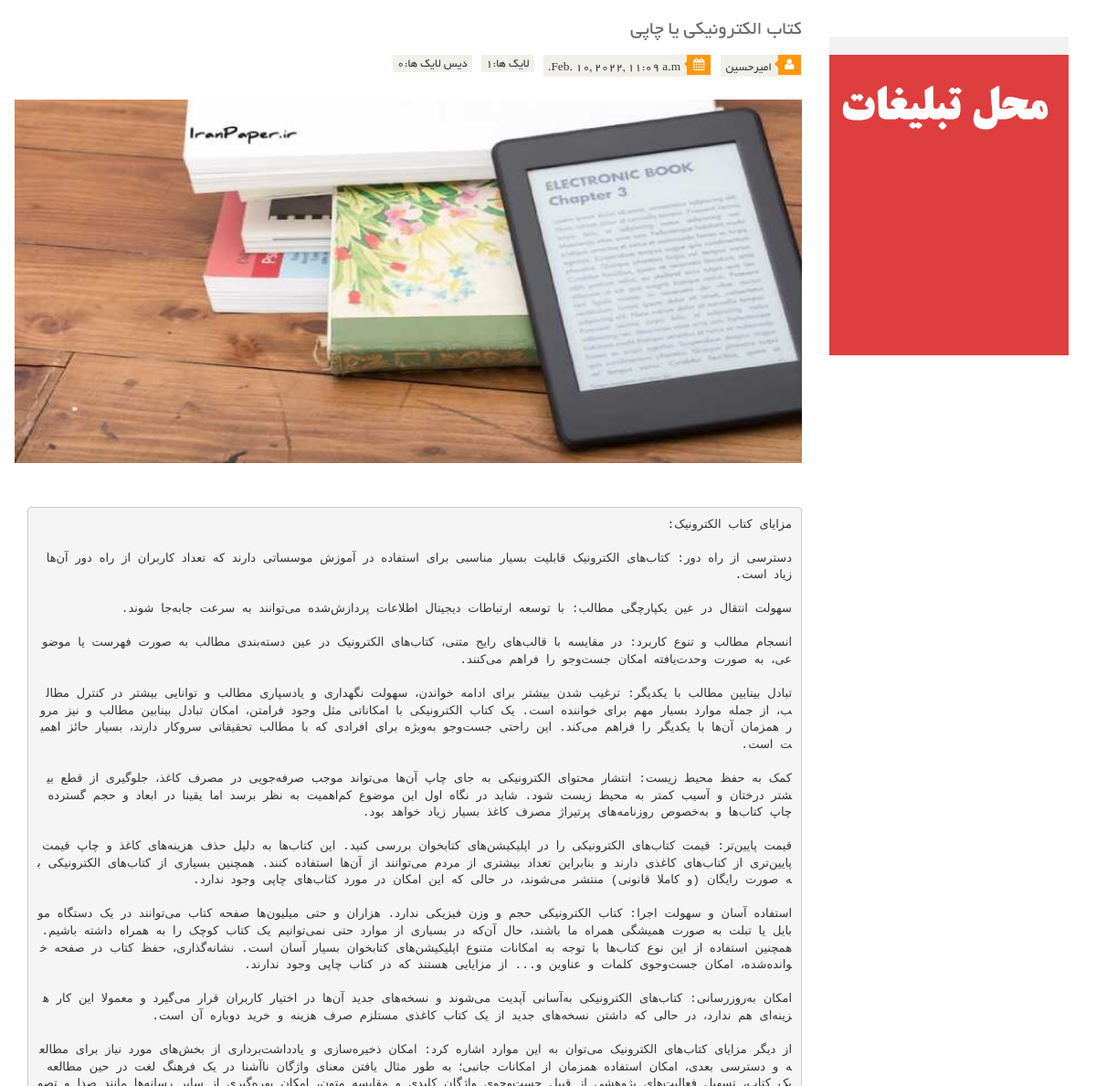
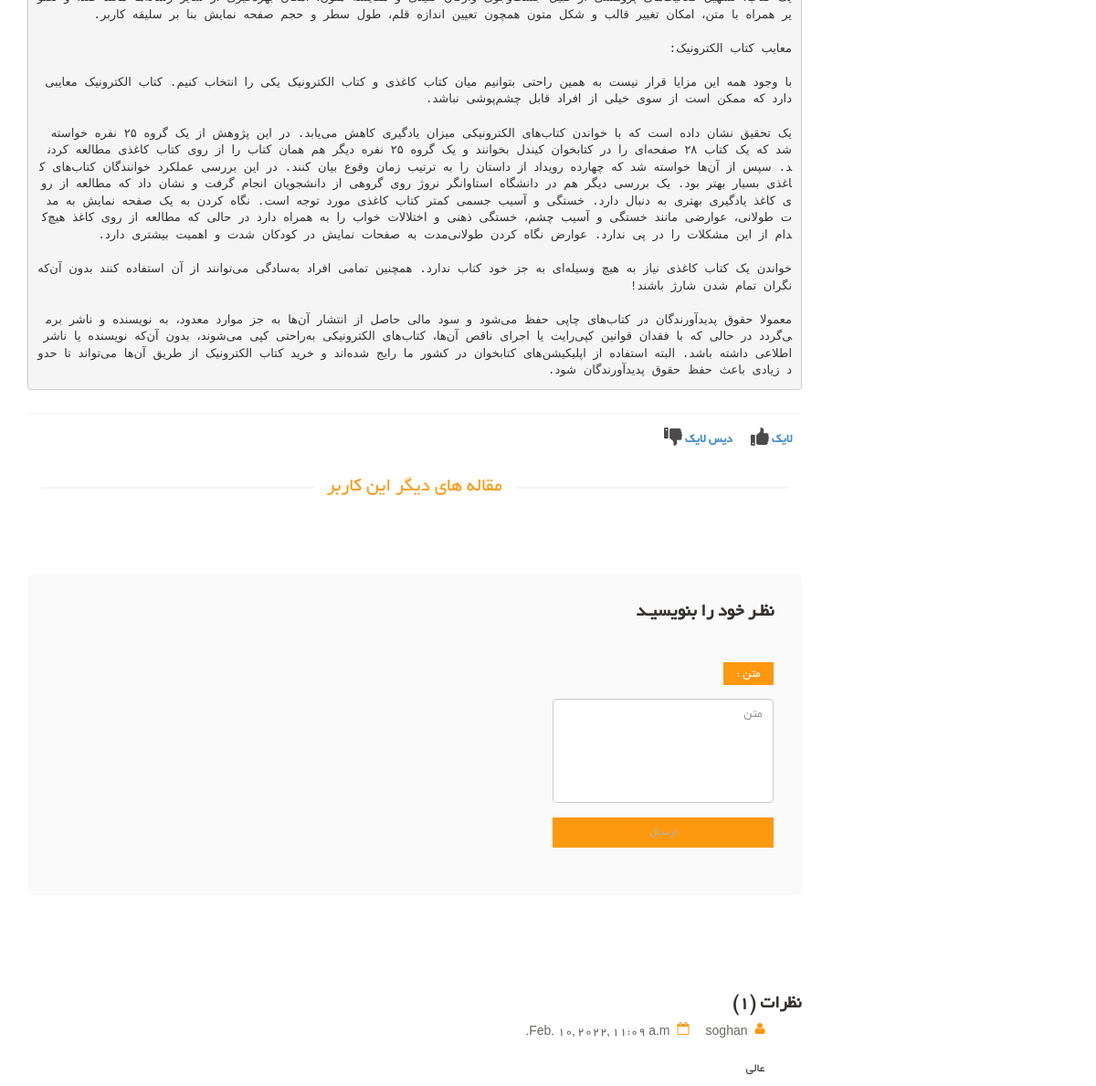
The app's page /blogs/detail/کتاب-الکترونیکی-یا-چاپی with its own data (2 pictures, top to bottom).
### blogs/models.py (models this page shows, shortened)
class blogs(models.Model):
    title = models.CharField(max_length=500)
    author = models.ForeignKey(User, on_delete=models.CASCADE,related_name='blogauthor', null=True)
    content = models.TextField()
    short_description = models.TextField()
    created_at = models.DateTimeField(auto_now_add=True, null=True)
    image = models.ImageField(upload_to='images',null=True,blank=True)
    likes = models.ManyToManyField(User, related_name='bloglikes',blank=True)
    dislike = models.ManyToManyField(User, related_name='blogdislikes',blank=True)
    slug = models.SlugField(default=uuid.uuid1,unique=True,allow_unicode=True,null=True,blank=True)
    rate = models.IntegerField(null=True,blank=True)

### account/models.py (models this page shows, shortened)
class User(AbstractUser):
    special_user = models.DateTimeField(default=timezone.now,verbose_name='تایم کاربر ویژه')
    is_verify = models.BooleanField(default=False)
    auth_token = models.CharField(max_length=100,null=True)
    created_at = models.DateTimeField(auto_now_add=True,null=True)
    image = models.ImageField(upload_to='profileimages',null=True,blank=True)
    shortdes = models.TextField(null=True,blank=True)
    content = models.TextField(null=True,blank=True)
    slug = models.SlugField(default=uuid.uuid1, unique=True, allow_unicode=True, null=True, blank=True)
    rate = models.IntegerField(null=True, blank=True)
    def Is_special_user(self):
        if self.special_user > timezone.now():
            return True
        else:
            return False
    Is_special_user.boolean = True
    Is_special_user.short_description = 'وضعیت کاربر ویژه'

### contact_us/models.py (models this page shows)
class coments(models.Model):
    comentuser = models.CharField(max_length=50,null=True)
    content = models.TextField(verbose_name='متن کامنت')
    created_at = models.DateTimeField(auto_now_add=True, null=True)
    forbook = models.ForeignKey(Books, on_delete=models.CASCADE, null=True,related_name='bookcoments')
    forblog = models.ForeignKey(blogs, on_delete=models.CASCADE, null=True,related_name='blogcoments')

### blogs/views.py (the view)
# urls.py: path('detail/<slug>', views.blogsdetail, name='blogsdetail'),
def blogsdetail(request,slug):
    try:
        if request.method == 'POST':
            getedform = blogcoment(request.POST)
            if getedform.is_valid():
                ourblog = blogs.objects.get(slug=slug)
                content = em(
                    content=getedform.cleaned_data.get('text'),
                    comentuser=request.user,
                    forblog= ourblog
                 )
                content.save()
                return redirect('blogsdetail', slug)
        else:
            getedform = blogcoment(request.POST)
            forshow = blogs.objects.get(slug=slug)
            test = forshow.author
            forshowblogs = blogs.objects.filter(~Q(title=forshow.title),Q(author=test))[:3]
            coments = forshow.blogcoments.all()
            return render(request,'blogs/blogsdetail.html',{'blog':forshow,'form':getedform,'coments':coments,'blogs':forshowblogs })
    except:
        return render(request,'account/eror.html')

### contact_us/forms.py
class blogcoment(forms.Form):
    text = forms.CharField(
        label='متن ',
        error_messages={
            'required': '',
        },
        widget=forms.Textarea(attrs={
            'class': 'form-control',
            'placeholder': 'متن ',
            'rows': '5',
            'id': 'message'
        })
    )

### blogs/templates/blogs/blogsdetail.html (shortened to what this page needs)
{% extends 'shared/layout.html' %}
{% block content %}
<section>
		<div class="container">
			<div class="row">
				<div class="col-sm-9">
					<div class="blog-post-area">
						<div class="single-blog-post">
							<h3>{{ blog.title }}</h3>
							<div class="post-meta">
								<ul>
									<li><i class="fa fa-user"></i>{{ blog.author }}</li>
									<li><i class="fa fa-calendar"></i>{{ blog.created_at }}</li>
                                    <li>لایک ها:{{ blog.likes.count}}</li>
                                    <li>دیس لایک ها:{{ blog.dislike.count}}</li>
								</ul>
							</div>
								<img style="width: 862px;height: 398px" src="{{ blog.image.url }}" alt="">
                            <br><br><br>
							<p><pre>{{ blog.content }}</pre></p>
						</div>
					</div>
                            <span  class="socials-share share">
									<ul>
                                        {% if user in blog.likes.all %}
										<a href={% url 'bloglike' blog.slug %}>
											<li>
												<label>لایک</label>
												<img style="width: 20px;height: 20px" src="/static/images/New/greenlike.png"/>
											</li>
										</a>
                                        {% else %}
                                            <a href={% url 'bloglike' blog.slug %}>
											<li>
												<label>لایک</label>
												<img style="width: 20px;height: 20px" src="/static/images/New/blacklike.png"/>
											</li>
										</a>
                                        {% endif %}
                                        {% if user in blog.dislike.all %}
										<a href={% url 'blogdislike' blog.slug %}>
											<li>
												<label>دیس لایک</label>
												<img style="width: 20px;height: 20px" src="/static/images/New/reddislike.png"/>
											</li>
										</a>
                                        {% else %}
                                            <a href={% url 'blogdislike' blog.slug %}>
											<li>
												<label>دیس لایک</label>
												<img style="width: 20px;height: 20px" src="/static/images/New/blackdislike.png"/>
											</li>
										</a>
                                        {% endif %}
                                    </ul>
                            </span>
                    <br><br><br>
                            <div class="recommended_items">
						<h2 class="title text-center">مقاله های دیگر این کاربر</h2>
					</div>
                    <div class="replay-box">
						<div class="row">
							<div class="col-sm-8">
							</div>
							<div class="col-sm-4">
								<h2>نظـر خود را بنویسیـد</h2>
								<form  method="post">
									{{form}}
									 <input type="submit" name="submit" class="btn btn-primary pull-right" value="ارسـال">
								</form>
							</div>
						</div>
					</div>
					<div class="response-area">
						<h2>نظرات ({{ blog.blogcoments.count }})</h2>
						<ul class="media-list">
                            <div class="tab-pane fade active in" id="reviews" >
								<div class="col-sm-12">
									{% for coment in coments %}
									<ul>
										<li><a href=""><i class="fa fa-user"></i>{{coment.comentuser }}</a></li>
										<li><a href=""><i class="fa fa-calendar-o"></i>{{coment.created_at}}</a></li>
									</ul>
									<p>{{ coment.content}}</p>
											{% endfor %}
								</div>
							</div>
						</ul>
					</div>
				</div>
				<div class="col-sm-3">
					<div class="left-sidebar">
						<div class="shipping text-center">
							<img src="/static/images/New/17.jpg" alt="" />
						</div>
					</div>
				</div>
			</div>
		</div>
	</section>
{% endblock %}

### static/css/main.css (style rules this page uses)
body { font-family: 'BYekan'; font-size: 10pt; position: relative; font-weight: normal; direction: rtl; }
ul li { list-style: none; }
a { -webkit-transition: 300ms; -moz-transition: 300ms; -o-transition: 300ms; transition: 300ms; }
h1, h2, h3, h4, h5, h6 { font-family: 'BYekan', sans-serif; }
.left-sidebar h2:after, h2.title:after { content: " "; position: absolute; border: 1px solid #f5f5f5; bottom:8px; right: 0; width: 100%; height: 0; z-index: -2; }
h2.title:before { content: " "; position: absolute; background: #fff; bottom: -6px; width: 220px; height: 30px; z-index: -1; right: 50%; margin-right: -110px; }
.shipping { background-color: #F2F2F2; margin-top: 40px; overflow: hidden; padding-top: 20px; position: relative; }
h2.title { color: #FE980F; font-family: 'BYekan', sans-serif; font-size: 16pt; font-weight: 400; margin: 0 15px; text-transform: uppercase; margin-bottom: 30px; position: relative; }
.recommended_items { overflow: hidden; }
#reviews { padding-left: 25px; padding-right: 25px; }
.share { margin-top: 15px; }
#reviews ul { background: #FFFFFF; border: 0 none; list-style: none outside none; margin: 0 0 20px; padding: 0; }
#reviews ul li { display:inline-block; }
#reviews ul li a { color: #696763; display: block; font-family: 'BYekan', sans-serif; font-size: 14px; padding-left: 15px; }
#reviews ul li a i { color:#FE980F; padding-left:8px; }
#reviews p { color:#363432; text-align: justify; }
.chose_area input, select, textarea { background: #F0F0E9; border:0; color: #696763; padding: 6px; width: 100%; border-radius: 0; resize: none }
.single-blog-post { border-bottom: 1px solid #f2f2f2; padding-bottom: 15px; }
.blog-post-area .single-blog-post h3 { color: #696763; font-size: 16pt; font-family: 'BYekan',sans-serif; text-transform: uppercase; font-weight: 500; margin-bottom: 17px; }
.blog-post-area .single-blog-post p { color: #363432; text-align: justify; }
.blog-post-area .post-meta { display: block; margin-bottom: 25px; overflow: hidden; }
.blog-post-area .post-meta ul { padding:0; display: inline; }
.blog-post-area .post-meta ul li { background:#F0F0E9; float: right; margin-left: 10px; padding: 0 5px; font-size: 10pt; color: #393b3b; position: relative; }
.blog-post-area .post-meta ul li i { background:#FE980F; color: #FFFFFF; margin-right: -4px; margin-left: 7px; padding: 4px 7px; }
.sinlge-post-meta li i:after, .blog-post-area .post-meta ul li i:after { content: ""; position: absolute; width: auto; height: auto; border-color:transparent #FE980F transparent transparent ; border-width:4px; border-style: solid; top:6px; right:26px; }
.socials-share { margin-bottom: 30px; margin-top: 18px; }
.socials-share ul { padding-right: 0px; }
.socials-share li { display: inline-block; float: right; padding: 5px 10px; }
.commnets p, .response-area p, .replay-box p { font-size: 10pt }
.response-area h2 { color: #363432; font-size: 20px; font-weight: 700; }
.replay-box { margin-bottom: 107px; margin-top: 55px; background: #fafAfa; padding: 30px; border-radius: 0.5em }
.replay-box h2 { font-weight: 700; font-size: 20px; color: #363432; margin-top: 0; margin-bottom: 45px }
.replay-box label { background:#FE980F; color: #FFFFFF; margin-bottom: 15px; padding: 3px 15px; float: right; font-weight: 400; }
.replay-box form input { border: 1px solid #F7F7F0; color: #ADB2B2; font-size: 12px; margin-bottom: 22px; padding: 8px; width: 100%; }
.btn.btn-primary { background:#FE980F; border: 0 none; border-radius: 0; margin-top: 16px; }

### records on screen
blogs: title "کتاب الکترونیکی یا چاپی", author "امیرحسین", created_at "Feb. 10, 2022, 11:09 a.m.", likes.count "1", dislike.count "0", image (picture), content "مزایای کتاب الکترونیک: دسترسی از راه دور: کتاب‌های الکترونیک قابلیت بسیار مناسبی برای استفاده در آموزش موسساتی دارند که تعداد کاربران از راه دور آن‌ها زیاد است. سهولت انتقال در عین یکپارچگی مطالب: با توسعه ارتباطات دیجیتال اطلاعات پردازش‌شده می‌توانند به سرعت جابه‌جا شوند. انسجام مطالب و تنوع کاربرد: در مقایسه با قالب‌های رایج متنی، کتاب‌های الکترونیک در عین دسته‌بندی مطالب به صورت فهرست یا موضوعی، به صورت وحدت‌یافته امکان جست‌وجو را فراهم می‌کنند. تبادل بینابین مطالب با یکدیگر: ترغیب شدن بیشتر برای ادامه خواندن، سهولت نگهداری و یادسپاری مطالب و توانایی بیشتر در کنترل مطالب، از جمله موارد بسیار مهم برای خواننده است. یک کتاب الکترونیکی با امکاناتی مثل وجود فرامتن، امکان تبادل بینابین مطالب و…", blogcoments.count "1"
coments: comentuser "soghan", created_at "Feb. 10, 2022, 11:09 a.m.", content "عالی"
